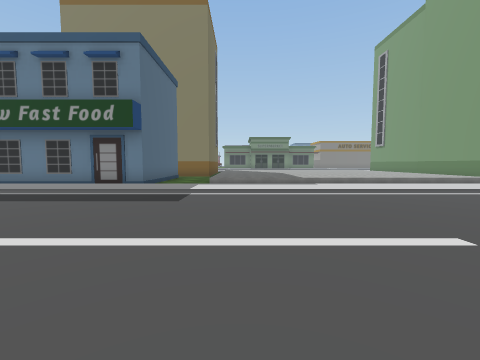
[1] (above)

24 first-person views from a walk through a scene from a Unity 3-D project. The camera is 1.4 m above the floor, tilts 4° down and sees 90° across. The floor is counted in squares, 2 m on a side. Each view is taken from the middle of a square. On the plan, view 1 faces up. The plan holds only what a view shows up to about 9 squares ahead; the rest is blank. The place goes on beyond the plan. Some surface patterns are stand-ins.

[2]
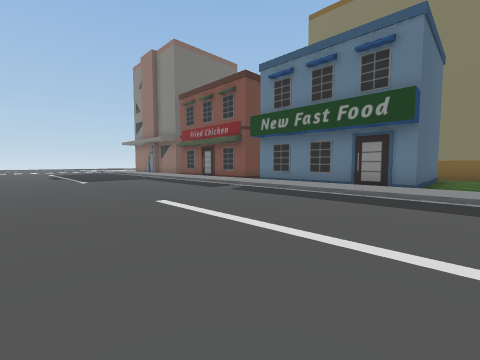

[3]
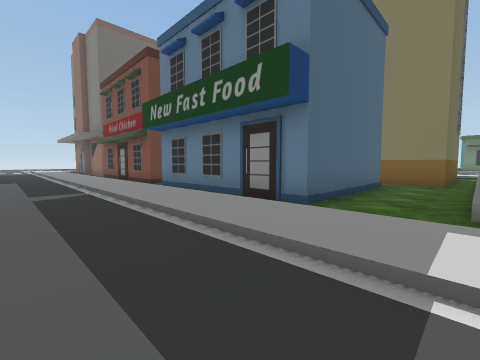

[4]
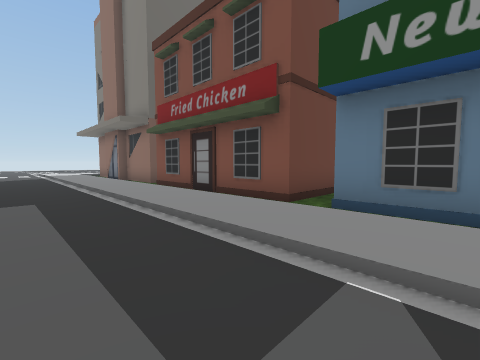

[5]
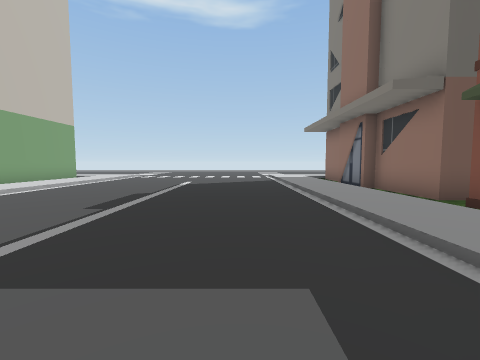

[6]
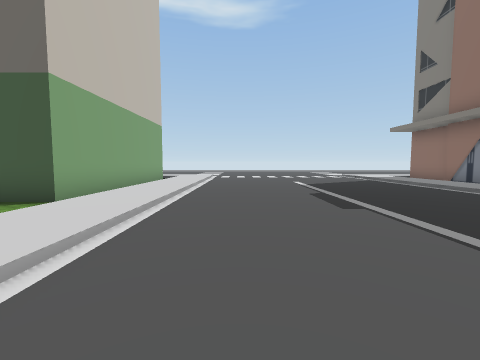

[7]
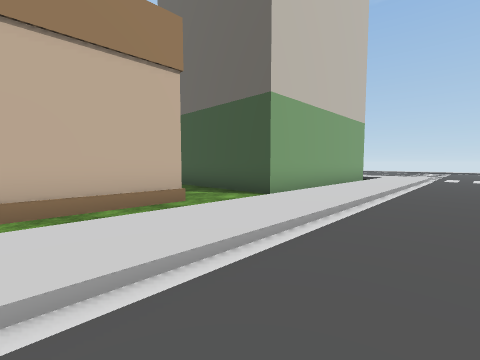

[8]
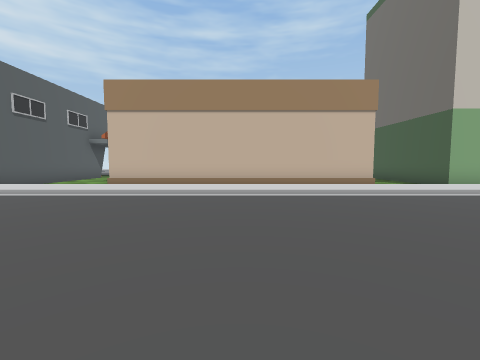

[9]
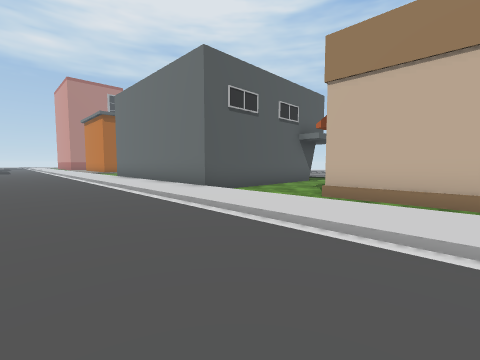

[10]
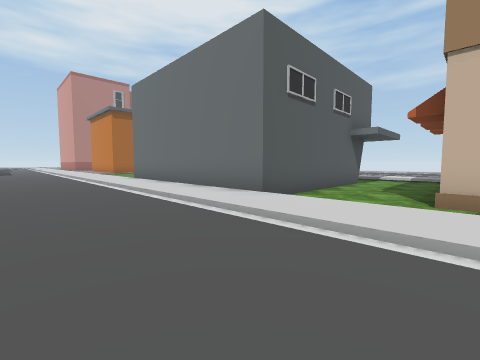

[11]
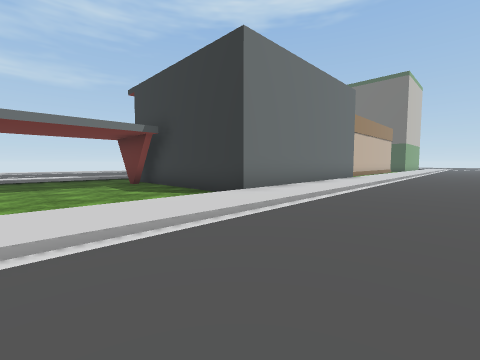

[12]
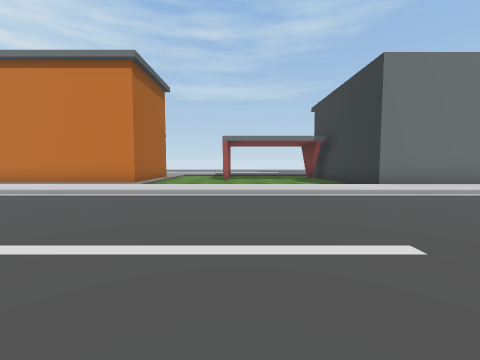

[13]
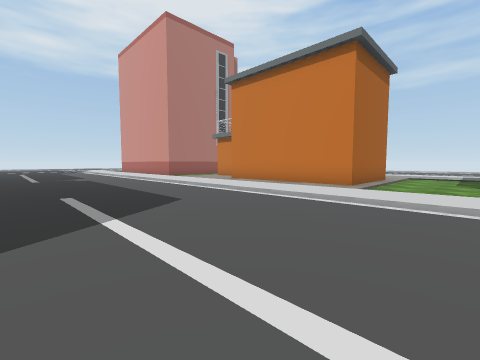

[14]
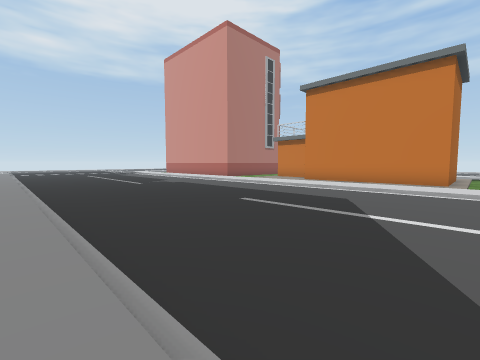

[15]
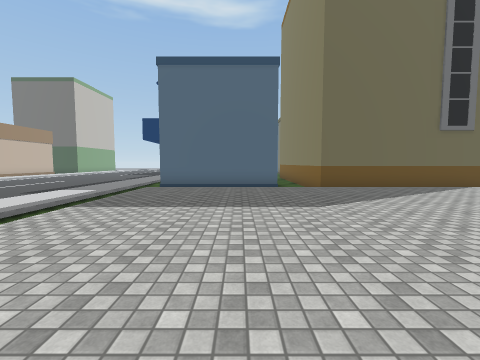

[16]
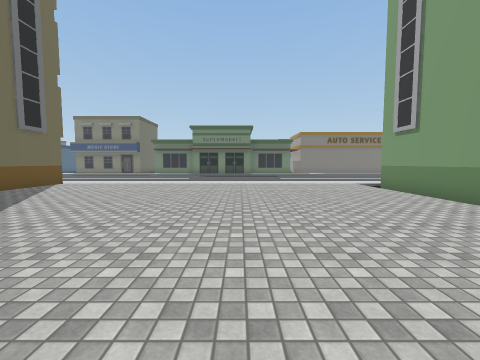

[17]
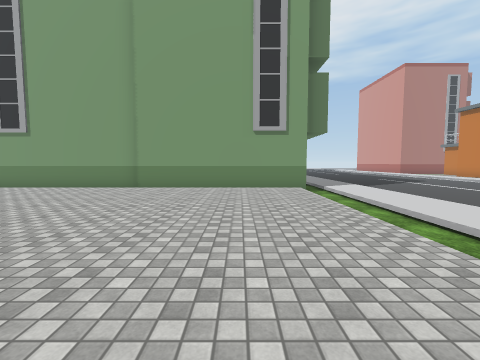

[18]
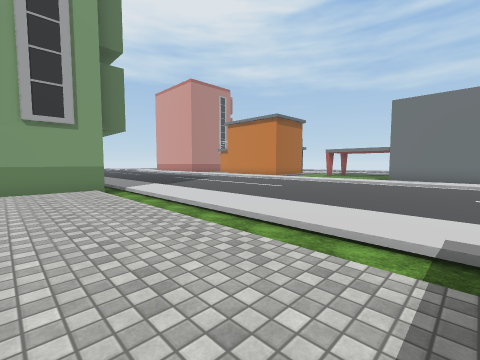

[19]
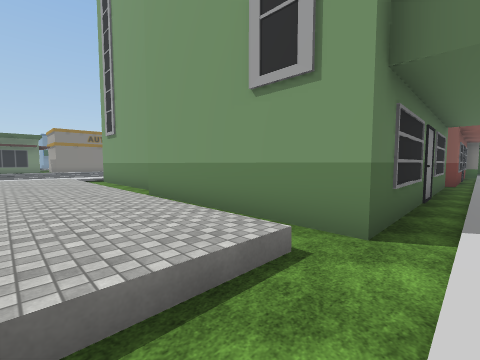

[20]
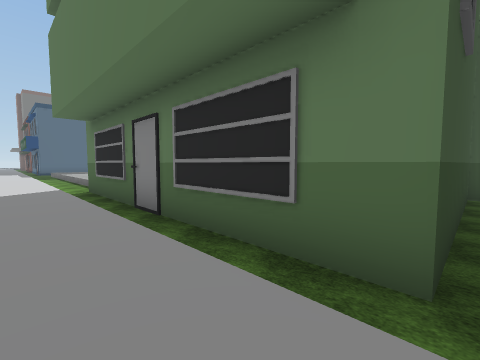

[21]
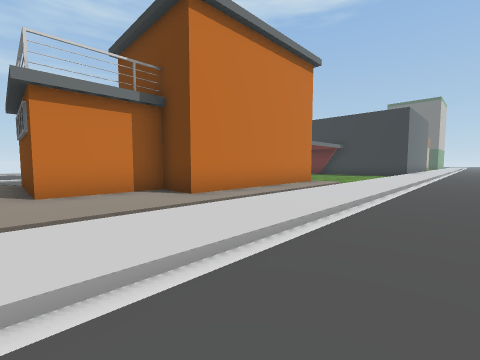

[22]
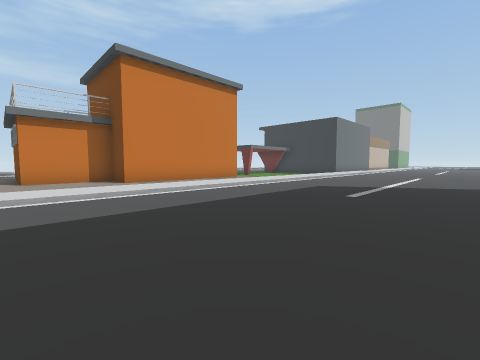

[23]
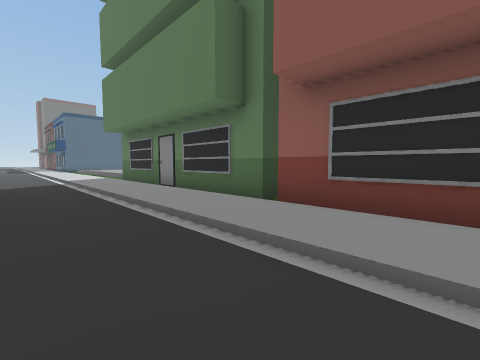

[24]
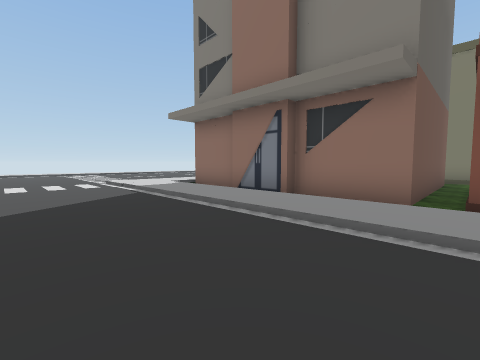

### Floor plan
Key: @ floor where view 1 was taken; # wall or solid block; . main floor; : floor 0.25 m higher than the main floor; + floor 0.5 m higher than the main floor; / step, stairs or slope; O other object.
Columns run from 22 left of view 1 to 21 right of it. Each row starts with its distance up from view 1.
 19                     O            O
 18                     O/////////// O
 17                     O/+++++++++/ O
 16                     O/+++++++++/.O
 15       ##            O/+++++++++/.O
 14       ..          OOO/+++++++++/.O      O
 13       O.           ../+++++++++/O      O.
 12       O           O../+++++++++/O      O.
 11       O           O../+++++++++/O      O.
 10       O     #     O../+++++++++/O      O.
  9       O     #.    O../+++++++++/O      O.
  8 OOOOOOO######.OOOOO..///////////OOOOOOOO.OOO
  7 ////////////////////////////////////////////
  6 ::::::::::::::::::::::::::::::::::::::::::::
  5 ............................................
  4 ............................................
  3 ............................................
  2   ..........................................
  1   ..........................................
  0 ......................@.....................
 -1 ............................................
 -2 ::::::::::::::::::::::::::::::::::::::::::::
 -3  ////////////////////#######////////////////
 -4  OOOOOO.....   ......#     #....../......../
 -5       O..#########...#     #....../######../
 -6       O.          ...#     #....../#    ###/
 -7       O.          ...#     #....../#      #/

Where each view was taken, in squares from view 1:
view 1: 0 up, 0 right, facing up
view 2: 0 up, 2 left, facing up-left
view 3: 4 up, 1 left, facing up-left
view 4: 4 up, 7 left, facing up-left
view 5: 4 up, 11 left, facing left
view 6: 0 up, 11 left, facing left
view 7: 0 up, 11 left, facing down-left
view 8: 4 up, 9 left, facing down
view 9: 1 up, 7 left, facing down-right
view 10: 1 up, 5 left, facing down-right
view 11: 1 up, 9 right, facing down-left
view 12: 4 up, 9 right, facing down
view 13: 3 up, 10 right, facing down-right
view 14: 6 up, 12 right, facing down-right
view 15: 11 up, 6 right, facing left
view 16: 10 up, 5 right, facing up
view 17: 10 up, 2 right, facing right
view 18: 10 up, 2 right, facing down-right
view 19: 7 up, 7 right, facing up-right
view 20: 6 up, 18 right, facing up-left
view 21: 0 up, 21 right, facing down-left
view 22: 4 up, 21 right, facing down-left
view 23: 4 up, 21 right, facing up-left
view 24: 3 up, 15 left, facing up-left
